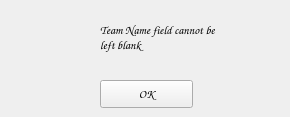
<?xml version="1.0" encoding="UTF-8"?>
<ui version="4.0">
 <class>Form</class>
 <widget class="QWidget" name="Form">
  <property name="geometry">
   <rect>
    <x>0</x>
    <y>0</y>
    <width>290</width>
    <height>117</height>
   </rect>
  </property>
  <property name="font">
   <font>
    <family>Comic Sans MS</family>
   </font>
  </property>
  <property name="windowTitle">
   <string>Error</string>
  </property>
  <widget class="QLabel" name="label1">
   <property name="geometry">
    <rect>
     <x>100</x>
     <y>20</y>
     <width>181</width>
     <height>36</height>
    </rect>
   </property>
   <property name="text">
    <string>Team Name field cannot be &lt;br&gt;left blank</string>
   </property>
   <property name="scaledContents">
    <bool>false</bool>
   </property>
   <property name="wordWrap">
    <bool>false</bool>
   </property>
  </widget>
  <widget class="QPushButton" name="pushButton1">
   <property name="geometry">
    <rect>
     <x>100</x>
     <y>80</y>
     <width>93</width>
     <height>28</height>
    </rect>
   </property>
   <property name="text">
    <string>OK</string>
   </property>
  </widget>
  <widget class="QLabel" name="label2">
   <property name="geometry">
    <rect>
     <x>11</x>
     <y>11</y>
     <width>61</width>
     <height>61</height>
    </rect>
   </property>
   <property name="text">
    <string/>
   </property>
   <property name="pixmap">
    <pixmap>cancel.png</pixmap>
   </property>
   <property name="scaledContents">
    <bool>true</bool>
   </property>
  </widget>
 </widget>
 <resources/>
 <connections/>
</ui>
